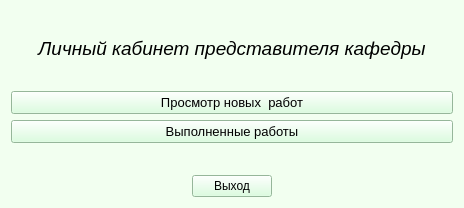
<?xml version="1.0" encoding="UTF-8"?>
<ui version="4.0">
 <class>DepartmentAccount</class>
 <widget class="QWidget" name="DepartmentAccount">
  <property name="geometry">
   <rect>
    <x>0</x>
    <y>0</y>
    <width>464</width>
    <height>208</height>
   </rect>
  </property>
  <property name="windowTitle">
   <string>Form</string>
  </property>
  <property name="styleSheet">
   <string notr="true">background-color: rgb(242, 255, 240);</string>
  </property>
  <layout class="QVBoxLayout" name="verticalLayout">
   <item>
    <layout class="QGridLayout" name="gridLayout">
     <item row="2" column="1">
      <spacer name="verticalSpacer_2">
       <property name="orientation">
        <enum>Qt::Vertical</enum>
       </property>
       <property name="sizeHint" stdset="0">
        <size>
         <width>20</width>
         <height>40</height>
        </size>
       </property>
      </spacer>
     </item>
     <item row="3" column="0" colspan="3">
      <widget class="QPushButton" name="NewWorksButton">
       <property name="font">
        <font>
         <pointsize>10</pointsize>
        </font>
       </property>
       <property name="styleSheet">
        <string notr="true">background-color: rgb(210, 255, 215);</string>
       </property>
       <property name="text">
        <string>Просмотр новых  работ</string>
       </property>
      </widget>
     </item>
     <item row="5" column="1">
      <spacer name="verticalSpacer">
       <property name="orientation">
        <enum>Qt::Vertical</enum>
       </property>
       <property name="sizeHint" stdset="0">
        <size>
         <width>20</width>
         <height>40</height>
        </size>
       </property>
      </spacer>
     </item>
     <item row="6" column="2">
      <spacer name="horizontalSpacer_2">
       <property name="orientation">
        <enum>Qt::Horizontal</enum>
       </property>
       <property name="sizeHint" stdset="0">
        <size>
         <width>40</width>
         <height>20</height>
        </size>
       </property>
      </spacer>
     </item>
     <item row="4" column="0" colspan="3">
      <widget class="QPushButton" name="ConfirmWorksButton_2">
       <property name="font">
        <font>
         <pointsize>10</pointsize>
        </font>
       </property>
       <property name="styleSheet">
        <string notr="true">background-color: rgb(210, 255, 215);</string>
       </property>
       <property name="text">
        <string>Выполненные работы</string>
       </property>
      </widget>
     </item>
     <item row="6" column="1">
      <widget class="QPushButton" name="exitButton">
       <property name="styleSheet">
        <string notr="true">background-color: rgb(210, 255, 215);</string>
       </property>
       <property name="text">
        <string>Выход</string>
       </property>
      </widget>
     </item>
     <item row="6" column="0">
      <spacer name="horizontalSpacer">
       <property name="orientation">
        <enum>Qt::Horizontal</enum>
       </property>
       <property name="sizeHint" stdset="0">
        <size>
         <width>40</width>
         <height>20</height>
        </size>
       </property>
      </spacer>
     </item>
     <item row="0" column="1">
      <spacer name="verticalSpacer_3">
       <property name="orientation">
        <enum>Qt::Vertical</enum>
       </property>
       <property name="sizeHint" stdset="0">
        <size>
         <width>20</width>
         <height>40</height>
        </size>
       </property>
      </spacer>
     </item>
     <item row="1" column="0" colspan="3">
      <widget class="QLabel" name="label">
       <property name="font">
        <font>
         <pointsize>14</pointsize>
         <italic>true</italic>
        </font>
       </property>
       <property name="text">
        <string>Личный кабинет представителя кафедры</string>
       </property>
       <property name="alignment">
        <set>Qt::AlignCenter</set>
       </property>
      </widget>
     </item>
    </layout>
   </item>
  </layout>
 </widget>
 <resources/>
 <connections/>
</ui>
